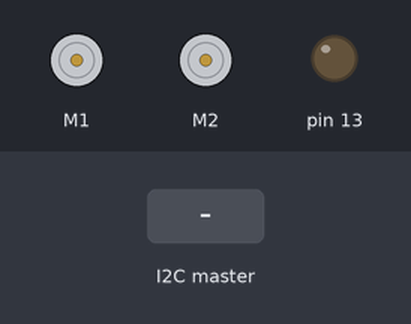
A sketch run on a simulated Arduino Leonardo, built with avr-gcc and run on an emulated ATmega32U4. Parts: 2 × DC motor (green arrow = forward, orange = backward, longer = faster), output pins drawn as LEDs (lit = HIGH). The test bench sets the inputs (shaded band).

Above: at 2.2 s.
2.3 s: the I2C master sends the byte 1
At 3.1 s:
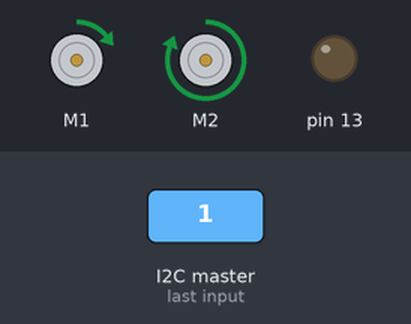
3.8 s: the I2C master sends the byte 90
At 4.3 s:
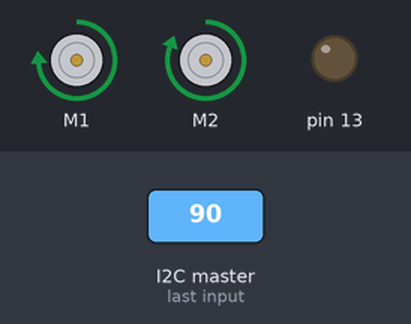
5.3 s: the I2C master sends the byte 200
At 6.6 s:
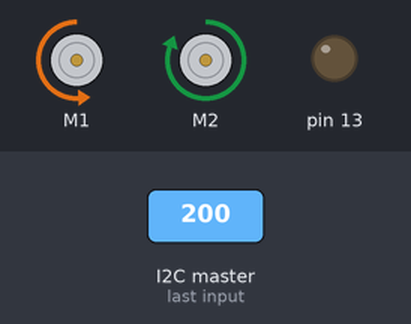
Timing chart, 0 to 8.3 s (numbered marks = the images above; inputs shaded):
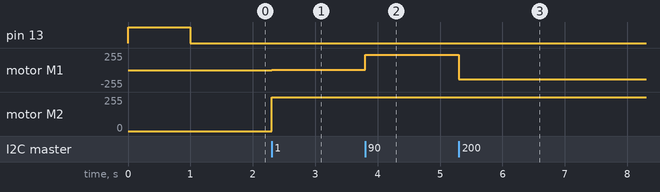

The sketch:

ZumoJoyCamera.ino
```cpp
#include <Zumo32U4.h>
#include <Wire.h>

Zumo32U4Motors  motors;
#define I2C_ADDRESS 0x10

static int motorL = 0, motorR = 0;

void setup()
{
  ledRed(1);
  ledYellow(1);
  ledGreen(1);
#ifdef _DEBUG
  Serial.begin(9600);
  while(!Serial);
  Serial.println("Zumo32U4 I2C setup()");
#endif

  Wire.begin(I2C_ADDRESS);  // slave
  Wire.onReceive(dataRecv); // ISR

  delay(1000);
  ledRed(0);
  ledYellow(0);
  ledGreen(0);
}

void loop()
{
  motors.setSpeeds(motorL, motorR);
  ledRed(0);
}

void dataRecv(int)
{
  byte i = 0;
  int c[2];
  while(Wire.available())
  {
    c[i] = (signed char)Wire.read() * 4;
#ifdef _DEBUG
    Serial.println(c[i]);
#endif
    i++;
    ledRed(1);
  }
  motorL = c[0];
  motorR = c[1];
}
```

Measured:
- after the input at 2.3 s, motor M1: stopped → forward 2/255 at once; motor M2: stopped → forward 255/255 at once
- after the input at 3.8 s, motor M1: forward 2/255 → forward 229/255 at once
- after the input at 5.3 s, motor M1: forward 229/255 → backward 142/255 at once
